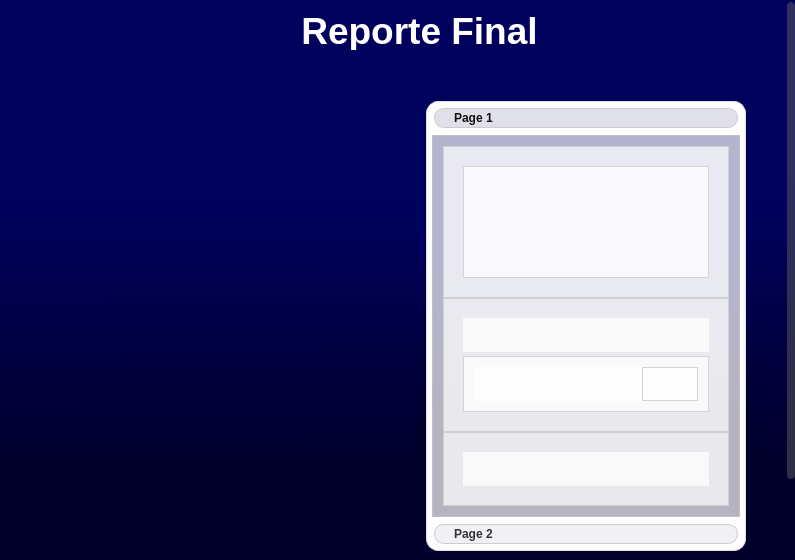
<?xml version="1.0" encoding="UTF-8"?>
<ui version="4.0">
 <class>formGraficoRT</class>
 <widget class="QWidget" name="formGraficoRT">
  <property name="geometry">
   <rect>
    <x>0</x>
    <y>0</y>
    <width>795</width>
    <height>560</height>
   </rect>
  </property>
  <property name="windowTitle">
   <string>Form</string>
  </property>
  <property name="styleSheet">
   <string notr="true">QWidget{
background-color: qlineargradient(spread:pad, x1:0.488, y1:0, x2:0.495, y2:1, stop:0.306818 rgba(0, 0, 93, 255), stop:0.710227 rgba(0, 0, 45, 255))
}

QFrame{
	background-color: transparent
}

QScrollArea {
    border: none;
    background: transparent; /* Opcional */
}


   QScrollBar:vertical {
        background: transparent;
        width: 8px;
        margin: 2px 0 2px 0;
    }

    QScrollBar::handle:vertical {
        background-color: rgba(100, 100, 100, 120);  /* color gris suave */
        min-height: 25px;
        border-radius: 4px;
    }

    QScrollBar::handle:vertical:hover {
        background-color: rgba(80, 80, 80, 160);  /* más oscuro al pasar el mouse */
    }

    QScrollBar::add-line:vertical, QScrollBar::sub-line:vertical {
        height: 0px;
        background: none;
    }

    QScrollBar::add-page:vertical, QScrollBar::sub-page:vertical {
        background: none;
    }

    QScrollBar:horizontal {
        background: transparent;
        height: 8px;
        margin: 0 2px 0 2px;
    }

    QScrollBar::handle:horizontal {
        background-color: rgba(100, 100, 100, 120);
        min-width: 25px;
        border-radius: 4px;
    }

    QScrollBar::handle:horizontal:hover {
        background-color: rgba(80, 80, 80, 160);
    }

    QScrollBar::add-line:horizontal, QScrollBar::sub-line:horizontal {
        width: 0px;
        background: none;
    }

    QScrollBar::add-page:horizontal, QScrollBar::sub-page:horizontal {
        background: none;
    }</string>
  </property>
  <layout class="QVBoxLayout" name="verticalLayout">
   <property name="spacing">
    <number>0</number>
   </property>
   <property name="leftMargin">
    <number>0</number>
   </property>
   <property name="topMargin">
    <number>0</number>
   </property>
   <property name="rightMargin">
    <number>0</number>
   </property>
   <property name="bottomMargin">
    <number>0</number>
   </property>
   <item>
    <widget class="QScrollArea" name="scrollArea">
     <property name="widgetResizable">
      <bool>true</bool>
     </property>
     <widget class="QWidget" name="scrollAreaWidgetContents">
      <property name="geometry">
       <rect>
        <x>0</x>
        <y>0</y>
        <width>787</width>
        <height>652</height>
       </rect>
      </property>
      <layout class="QVBoxLayout" name="verticalLayout_2" stretch="1,9,1">
       <property name="spacing">
        <number>0</number>
       </property>
       <property name="leftMargin">
        <number>0</number>
       </property>
       <property name="topMargin">
        <number>0</number>
       </property>
       <property name="rightMargin">
        <number>0</number>
       </property>
       <property name="bottomMargin">
        <number>0</number>
       </property>
       <item>
        <widget class="QFrame" name="frameTop">
         <property name="minimumSize">
          <size>
           <width>0</width>
           <height>60</height>
          </size>
         </property>
         <property name="frameShape">
          <enum>QFrame::StyledPanel</enum>
         </property>
         <property name="frameShadow">
          <enum>QFrame::Raised</enum>
         </property>
         <layout class="QHBoxLayout" name="horizontalLayout_2">
          <item>
           <widget class="QPushButton" name="botonAtras">
            <property name="minimumSize">
             <size>
              <width>45</width>
              <height>45</height>
             </size>
            </property>
            <property name="maximumSize">
             <size>
              <width>45</width>
              <height>45</height>
             </size>
            </property>
            <property name="styleSheet">
             <string notr="true">QPushButton {
    background-color: #000000ff;
	border-radius: 20px;
}
QPushButton:hover {
    background-color:  rgba(255, 255, 255, 0.4);
	border-radius: 20px;
}
QPushButton:pressed {
    background-color: white;
	border-radius: 20px;
}</string>
            </property>
            <property name="text">
             <string/>
            </property>
            <property name="icon">
             <iconset>
              <normaloff>graficas/iconos/angulo-izquierdo.png</normaloff>graficas/iconos/angulo-izquierdo.png</iconset>
            </property>
            <property name="iconSize">
             <size>
              <width>30</width>
              <height>30</height>
             </size>
            </property>
           </widget>
          </item>
          <item>
           <spacer name="horizontalSpacer">
            <property name="orientation">
             <enum>Qt::Horizontal</enum>
            </property>
            <property name="sizeHint" stdset="0">
             <size>
              <width>258</width>
              <height>20</height>
             </size>
            </property>
           </spacer>
          </item>
          <item>
           <widget class="QLabel" name="label">
            <property name="text">
             <string>&lt;html&gt;&lt;head/&gt;&lt;body&gt;&lt;p align=&quot;center&quot;&gt;&lt;span style=&quot; font-size:28pt; font-weight:700; color:#ffffff;&quot;&gt;Reporte Final&lt;/span&gt;&lt;/p&gt;&lt;/body&gt;&lt;/html&gt;</string>
            </property>
           </widget>
          </item>
          <item>
           <spacer name="horizontalSpacer_2">
            <property name="orientation">
             <enum>Qt::Horizontal</enum>
            </property>
            <property name="sizeHint" stdset="0">
             <size>
              <width>257</width>
              <height>20</height>
             </size>
            </property>
           </spacer>
          </item>
         </layout>
        </widget>
       </item>
       <item>
        <widget class="QFrame" name="frameMedium">
         <property name="frameShape">
          <enum>QFrame::StyledPanel</enum>
         </property>
         <property name="frameShadow">
          <enum>QFrame::Raised</enum>
         </property>
         <layout class="QHBoxLayout" name="horizontalLayout" stretch="1,1">
          <property name="spacing">
           <number>0</number>
          </property>
          <property name="leftMargin">
           <number>0</number>
          </property>
          <property name="topMargin">
           <number>0</number>
          </property>
          <property name="rightMargin">
           <number>0</number>
          </property>
          <property name="bottomMargin">
           <number>0</number>
          </property>
          <item>
           <widget class="QFrame" name="frameGrafica">
            <property name="frameShape">
             <enum>QFrame::StyledPanel</enum>
            </property>
            <property name="frameShadow">
             <enum>QFrame::Raised</enum>
            </property>
            <layout class="QVBoxLayout" name="verticalLayout_8">
             <property name="spacing">
              <number>20</number>
             </property>
             <property name="leftMargin">
              <number>20</number>
             </property>
             <property name="topMargin">
              <number>20</number>
             </property>
             <property name="rightMargin">
              <number>20</number>
             </property>
             <property name="bottomMargin">
              <number>20</number>
             </property>
             <item>
              <widget class="QLabel" name="grafica">
               <property name="text">
                <string/>
               </property>
              </widget>
             </item>
            </layout>
           </widget>
          </item>
          <item>
           <widget class="QFrame" name="frame_2">
            <property name="minimumSize">
             <size>
              <width>400</width>
              <height>0</height>
             </size>
            </property>
            <property name="styleSheet">
             <string notr="true">QStackedWidget {
    background-color: trasparent; /* Totalmente transparente */
}
</string>
            </property>
            <property name="frameShape">
             <enum>QFrame::StyledPanel</enum>
            </property>
            <property name="frameShadow">
             <enum>QFrame::Raised</enum>
            </property>
            <layout class="QVBoxLayout" name="verticalLayout_3">
             <property name="spacing">
              <number>30</number>
             </property>
             <property name="leftMargin">
              <number>30</number>
             </property>
             <property name="topMargin">
              <number>30</number>
             </property>
             <property name="rightMargin">
              <number>30</number>
             </property>
             <property name="bottomMargin">
              <number>30</number>
             </property>
             <item>
              <widget class="QStackedWidget" name="stackedWidget">
               <property name="styleSheet">
                <string notr="true">QFrame {
    background-color: transparent; /* Totalmente transparente */
}
QStackedWidget {
    background-color: transparent; /* Totalmente transparente */
}
</string>
               </property>
               <property name="currentIndex">
                <number>1</number>
               </property>
               <widget class="QWidget" name="pageRT">
                <property name="styleSheet">
                 <string notr="true"/>
                </property>
                <layout class="QVBoxLayout" name="verticalLayout_9">
                 <item>
                  <widget class="QFrame" name="infoRT">
                   <property name="styleSheet">
                    <string notr="true">QFrame {
    background-color: rgba(255, 255, 255, 180);
    border-radius: 12px;
    border: 10px solid white;
    padding: 10px;
    box-shadow: 5px 4px 12px rgba(0, 0, 0, 0.1); /* Sombra suave */
}
</string>
                   </property>
                   <property name="frameShape">
                    <enum>QFrame::StyledPanel</enum>
                   </property>
                   <property name="frameShadow">
                    <enum>QFrame::Raised</enum>
                   </property>
                  </widget>
                 </item>
                </layout>
               </widget>
               <widget class="QWidget" name="pageCombinada_2">
                <layout class="QVBoxLayout" name="verticalLayout_5">
                 <item>
                  <widget class="QToolBox" name="tollboxCombinada">
                   <property name="minimumSize">
                    <size>
                     <width>0</width>
                     <height>450</height>
                    </size>
                   </property>
                   <property name="styleSheet">
                    <string notr="true">QToolBox {
    background: #fefefe; /* Fondo tipo tarjeta */
    border: 1px solid #ddd;
    border-radius: 12px;
    padding: 5px;
    font: 12pt &quot;Segoe UI&quot;;
    color: #333;
}

QToolBox::tab {
    background: #f0f0f5;
    border: 1px solid #ccc;
    border-radius: 10px;
    padding: 1px 15px;
    margin: 1px 2px;
    font-weight: 500;
    color: #333;
}

QToolBox::tab:selected {
    background: #e0e0e8;
    font-weight: bold;
    color: #111;
}

QToolBox::tab:hover {
    background: #eaeaf0;
}
</string>
                   </property>
                   <property name="currentIndex">
                    <number>0</number>
                   </property>
                   <widget class="QWidget" name="pageRT_2">
                    <property name="geometry">
                     <rect>
                      <x>0</x>
                      <y>0</y>
                      <width>308</width>
                      <height>368</height>
                     </rect>
                    </property>
                    <attribute name="label">
                     <string>Page 1</string>
                    </attribute>
                    <layout class="QVBoxLayout" name="verticalLayout_6">
                     <property name="spacing">
                      <number>0</number>
                     </property>
                     <property name="leftMargin">
                      <number>0</number>
                     </property>
                     <property name="topMargin">
                      <number>0</number>
                     </property>
                     <property name="rightMargin">
                      <number>0</number>
                     </property>
                     <property name="bottomMargin">
                      <number>0</number>
                     </property>
                     <item>
                      <widget class="QScrollArea" name="scrollArea_2">
                       <property name="widgetResizable">
                        <bool>true</bool>
                       </property>
                       <widget class="QWidget" name="scrollAreaWidgetContents_2">
                        <property name="geometry">
                         <rect>
                          <x>0</x>
                          <y>0</y>
                          <width>308</width>
                          <height>368</height>
                         </rect>
                        </property>
                        <layout class="QVBoxLayout" name="verticalLayout_7">
                         <property name="spacing">
                          <number>0</number>
                         </property>
                         <property name="leftMargin">
                          <number>0</number>
                         </property>
                         <property name="topMargin">
                          <number>0</number>
                         </property>
                         <property name="rightMargin">
                          <number>0</number>
                         </property>
                         <property name="bottomMargin">
                          <number>0</number>
                         </property>
                         <item>
                          <widget class="QFrame" name="contenidoTR">
                           <property name="styleSheet">
                            <string notr="true">QFrame {
    background-color: rgba(255, 255, 255, 180); /* Fondo blanco con transparencia */
    padding: 10px;
}
</string>
                           </property>
                           <property name="frameShape">
                            <enum>QFrame::StyledPanel</enum>
                           </property>
                           <property name="frameShadow">
                            <enum>QFrame::Raised</enum>
                           </property>
                           <layout class="QVBoxLayout" name="verticalLayout_10">
                            <property name="spacing">
                             <number>0</number>
                            </property>
                            <property name="leftMargin">
                             <number>0</number>
                            </property>
                            <property name="topMargin">
                             <number>0</number>
                            </property>
                            <property name="rightMargin">
                             <number>0</number>
                            </property>
                            <property name="bottomMargin">
                             <number>0</number>
                            </property>
                            <item>
                             <widget class="QFrame" name="frame">
                              <property name="styleSheet">
                               <string notr="true">QFrame {
    background-color: rgba(255, 255, 255, 180); /* Fondo blanco con transparencia */
    padding: 10px;
}
</string>
                              </property>
                              <property name="frameShape">
                               <enum>QFrame::StyledPanel</enum>
                              </property>
                              <property name="frameShadow">
                               <enum>QFrame::Raised</enum>
                              </property>
                              <layout class="QVBoxLayout" name="verticalLayout_11">
                               <item>
                                <widget class="QTableWidget" name="tableRT"/>
                               </item>
                              </layout>
                             </widget>
                            </item>
                            <item>
                             <widget class="QFrame" name="frame_3">
                              <property name="frameShape">
                               <enum>QFrame::StyledPanel</enum>
                              </property>
                              <property name="frameShadow">
                               <enum>QFrame::Raised</enum>
                              </property>
                              <layout class="QVBoxLayout" name="verticalLayout_12">
                               <property name="spacing">
                                <number>4</number>
                               </property>
                               <item>
                                <widget class="QLabel" name="labelResumeSabine">
                                 <property name="text">
                                  <string/>
                                 </property>
                                </widget>
                               </item>
                               <item>
                                <widget class="QFrame" name="frameIndicador">
                                 <property name="styleSheet">
                                  <string notr="true"/>
                                 </property>
                                 <property name="frameShape">
                                  <enum>QFrame::StyledPanel</enum>
                                 </property>
                                 <property name="frameShadow">
                                  <enum>QFrame::Raised</enum>
                                 </property>
                                 <layout class="QHBoxLayout" name="horizontalLayout_4" stretch="3,1">
                                  <property name="spacing">
                                   <number>0</number>
                                  </property>
                                  <property name="leftMargin">
                                   <number>0</number>
                                  </property>
                                  <property name="topMargin">
                                   <number>0</number>
                                  </property>
                                  <property name="rightMargin">
                                   <number>0</number>
                                  </property>
                                  <property name="bottomMargin">
                                   <number>0</number>
                                  </property>
                                  <item>
                                   <widget class="QLabel" name="labelIndicador">
                                    <property name="text">
                                     <string/>
                                    </property>
                                   </widget>
                                  </item>
                                  <item>
                                   <widget class="QFrame" name="indicador">
                                    <property name="frameShape">
                                     <enum>QFrame::StyledPanel</enum>
                                    </property>
                                    <property name="frameShadow">
                                     <enum>QFrame::Raised</enum>
                                    </property>
                                   </widget>
                                  </item>
                                 </layout>
                                </widget>
                               </item>
                              </layout>
                             </widget>
                            </item>
                            <item>
                             <widget class="QFrame" name="frame_4">
                              <property name="frameShape">
                               <enum>QFrame::StyledPanel</enum>
                              </property>
                              <property name="frameShadow">
                               <enum>QFrame::Raised</enum>
                              </property>
                              <layout class="QVBoxLayout" name="verticalLayout_13">
                               <item>
                                <widget class="QLabel" name="labelConclusion">
                                 <property name="text">
                                  <string/>
                                 </property>
                                </widget>
                               </item>
                              </layout>
                             </widget>
                            </item>
                           </layout>
                          </widget>
                         </item>
                        </layout>
                       </widget>
                      </widget>
                     </item>
                    </layout>
                   </widget>
                   <widget class="QWidget" name="pageAlcons">
                    <property name="geometry">
                     <rect>
                      <x>0</x>
                      <y>0</y>
                      <width>92</width>
                      <height>158</height>
                     </rect>
                    </property>
                    <property name="font">
                     <font>
                      <kerning>true</kerning>
                     </font>
                    </property>
                    <attribute name="label">
                     <string>Page 2</string>
                    </attribute>
                    <layout class="QVBoxLayout" name="verticalLayout_4">
                     <property name="spacing">
                      <number>0</number>
                     </property>
                     <property name="leftMargin">
                      <number>0</number>
                     </property>
                     <property name="topMargin">
                      <number>0</number>
                     </property>
                     <property name="rightMargin">
                      <number>0</number>
                     </property>
                     <property name="bottomMargin">
                      <number>0</number>
                     </property>
                     <item>
                      <widget class="QFrame" name="infoAlcons">
                       <property name="styleSheet">
                        <string notr="true">QFrame {
    background-color: rgba(255, 255, 255, 180); /* Fondo blanco con transparencia */
    padding: 10px;
}
</string>
                       </property>
                       <property name="frameShape">
                        <enum>QFrame::StyledPanel</enum>
                       </property>
                       <property name="frameShadow">
                        <enum>QFrame::Raised</enum>
                       </property>
                       <layout class="QVBoxLayout" name="verticalLayout_14">
                        <property name="spacing">
                         <number>0</number>
                        </property>
                        <property name="leftMargin">
                         <number>0</number>
                        </property>
                        <property name="topMargin">
                         <number>0</number>
                        </property>
                        <property name="rightMargin">
                         <number>0</number>
                        </property>
                        <property name="bottomMargin">
                         <number>0</number>
                        </property>
                        <item>
                         <widget class="QFrame" name="frame_5">
                          <property name="frameShape">
                           <enum>QFrame::StyledPanel</enum>
                          </property>
                          <property name="frameShadow">
                           <enum>QFrame::Raised</enum>
                          </property>
                          <layout class="QVBoxLayout" name="verticalLayout_15" stretch="1,2,1,5,1">
                           <item>
                            <spacer name="verticalSpacer">
                             <property name="orientation">
                              <enum>Qt::Vertical</enum>
                             </property>
                             <property name="sizeHint" stdset="0">
                              <size>
                               <width>20</width>
                               <height>25</height>
                              </size>
                             </property>
                            </spacer>
                           </item>
                           <item>
                            <widget class="QLabel" name="labelAlcons">
                             <property name="text">
                              <string/>
                             </property>
                            </widget>
                           </item>
                           <item>
                            <spacer name="verticalSpacer_2">
                             <property name="orientation">
                              <enum>Qt::Vertical</enum>
                             </property>
                             <property name="sizeHint" stdset="0">
                              <size>
                               <width>20</width>
                               <height>25</height>
                              </size>
                             </property>
                            </spacer>
                           </item>
                           <item>
                            <widget class="QLabel" name="labelEvaluacion">
                             <property name="text">
                              <string/>
                             </property>
                            </widget>
                           </item>
                           <item>
                            <spacer name="verticalSpacer_3">
                             <property name="orientation">
                              <enum>Qt::Vertical</enum>
                             </property>
                             <property name="sizeHint" stdset="0">
                              <size>
                               <width>20</width>
                               <height>25</height>
                              </size>
                             </property>
                            </spacer>
                           </item>
                          </layout>
                         </widget>
                        </item>
                       </layout>
                      </widget>
                     </item>
                    </layout>
                   </widget>
                  </widget>
                 </item>
                </layout>
               </widget>
              </widget>
             </item>
            </layout>
           </widget>
          </item>
         </layout>
        </widget>
       </item>
       <item>
        <widget class="QFrame" name="frameBottom">
         <property name="minimumSize">
          <size>
           <width>0</width>
           <height>60</height>
          </size>
         </property>
         <property name="styleSheet">
          <string notr="true">QPushButton {
    background-color: rgba(255, 255, 255, 0.2);
    border: 2px solid white;
    color: white;
    font-weight: bold;
	font-size: 13px;
    border-radius: 13px;
    padding: 10px;
}
QPushButton:hover {
    background-color: rgba(255, 255, 255, 0.4);
}
QPushButton:pressed {
    background-color: white;
}</string>
         </property>
         <property name="frameShape">
          <enum>QFrame::StyledPanel</enum>
         </property>
         <property name="frameShadow">
          <enum>QFrame::Raised</enum>
         </property>
         <layout class="QHBoxLayout" name="horizontalLayout_3">
          <item>
           <spacer name="horizontalSpacer_3">
            <property name="orientation">
             <enum>Qt::Horizontal</enum>
            </property>
            <property name="sizeHint" stdset="0">
             <size>
              <width>512</width>
              <height>20</height>
             </size>
            </property>
           </spacer>
          </item>
          <item>
           <widget class="QPushButton" name="botonGoHome">
            <property name="text">
             <string>Ir al Inicio</string>
            </property>
           </widget>
          </item>
          <item>
           <widget class="QPushButton" name="botonGuardarPDF">
            <property name="text">
             <string>Guardar Reporte PDF</string>
            </property>
           </widget>
          </item>
         </layout>
        </widget>
       </item>
      </layout>
     </widget>
    </widget>
   </item>
  </layout>
 </widget>
 <resources/>
 <connections/>
</ui>
